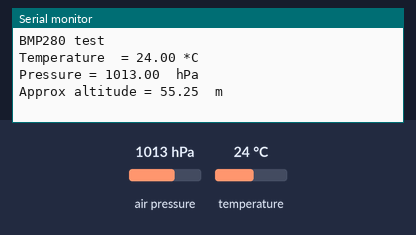
Recording of a sketch running on a simulated Arduino Uno, built with avr-gcc and run on an emulated ATmega328P. Parts: the last lines printed to the serial monitor. Inputs (shaded band) come from the test bench; at power-on: air pressure 1013 hPa, temperature 24 °C.

Above: at 1.2 s.
1.3 s: air pressure set to 952 hPa
At 3.1 s:
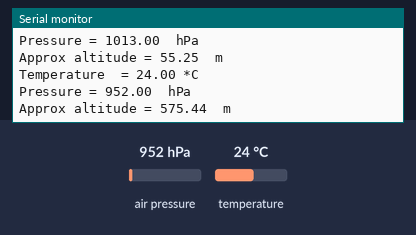
3.6 s: temperature set to 12 °C
At 5.2 s:
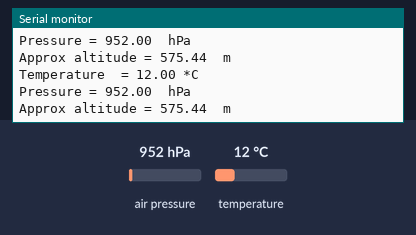
5.9 s: air pressure set to 975 hPa
At 7.3 s:
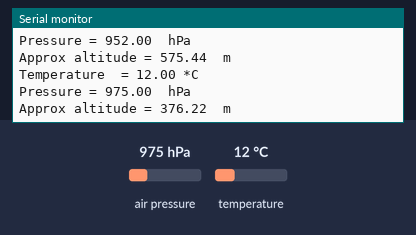
Timing chart, 0 to 8.9 s (numbered marks = the images above; inputs shaded):
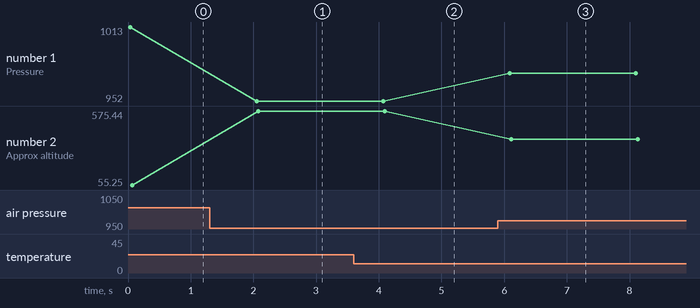

Measured:
- after the input at 1.3 s, the serial monitor: prints a new line after 0.76 s (image 1)
- after the input at 3.6 s, the serial monitor: prints a new line after 0.45 s (image 2)
- after the input at 5.9 s, the serial monitor: prints a new line after 0.19 s (image 3)
- plotted number 1: 1013 → 952 after the input at 1.3 s, 952 → 975 after the input at 5.9 s
- plotted number 2: 55.25 → 575.44 after the input at 1.3 s, 575.44 → 376.22 after the input at 5.9 s

The sketch:

SensorBMP280_code.ino
```cpp
#include <Adafruit_Sensor.h>           //INCLUSÃO DE BIBLIOTECA
#include <Adafruit_BMP280.h>           //INCLUSÃO DE BIBLIOTECA
#include "Wire.h"
Adafruit_BMP280 bmp; // I2C Interface

void setup()  {
  Serial.begin(9600);
  Serial.println(F("BMP280 test"));

  // if  (!bmp.begin()) {
  //   Serial.println(F("Could not find a valid BMP280 sensor,  check wiring!"));
  //   while (1);
  // }

  // /* Default settings from datasheet.  */
  // bmp.setSampling(Adafruit_BMP280::MODE_NORMAL,     /* Operating Mode. */
  //                 Adafruit_BMP280::SAMPLING_X2,     /* Temp. oversampling */
  //                 Adafruit_BMP280::SAMPLING_X16,    /* Pressure oversampling */
  //                 Adafruit_BMP280::FILTER_X16,      /* Filtering. */
  //                 Adafruit_BMP280::STANDBY_MS_500);  /* Standby time. */
  // Teste BPM280
  if(!bmp.begin(0x76)){ //SE O SENSOR NÃO FOR INICIALIZADO NO ENDEREÇO I2C 0x76, FAZ
    Serial.println(F("Sensor BMP280 não foi identificado! Verifique as conexões.")); //IMPRIME O TEXTO NO MONITOR SERIAL
    while(1); //SEMPRE ENTRE NO LOOP
  }
}

void loop() {
    Serial.print(F("Temperature  = "));
    Serial.print(bmp.readTemperature());
    Serial.println(" *C");

    Serial.print(F("Pressure = "));
    Serial.print(bmp.readPressure()/100);  //displaying the Pressure in hPa, you can change the unit
    Serial.println("  hPa");

    Serial.print(F("Approx altitude = "));
    Serial.print(bmp.readAltitude(1019.66));  //The "1019.66" is the pressure(hPa) at sea level in day in your region
    Serial.println("  m");                    //If you don't know it, modify it until you get your current  altitude

    Serial.println();
    delay(2000);
}
```
